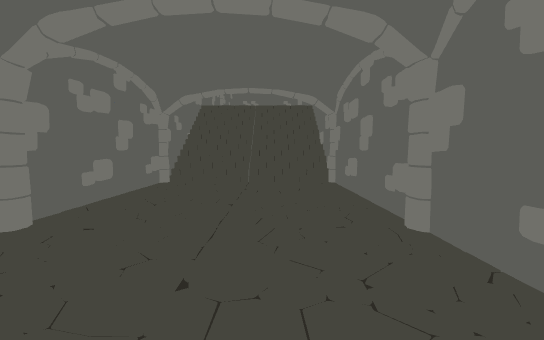
view 1 (above)

16 first-person views from a walk through a scene from a Unity 3-D project. The camera is 1.5 m above the floor, tilts 4° down and sees 85° across. Doors are open. The floor is counted in squares, 1 m on a side. Each view is taken from the middle of a square. On the plan, view 1 faces up. The plan holds only what a view shows up to about 15 squares ahead; the rest is blank. The place goes on beyond the plan.

view 2
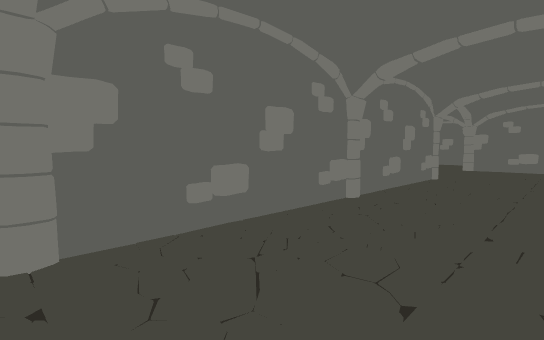

view 3
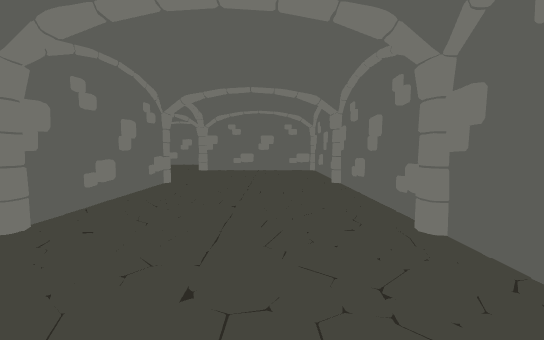

view 4
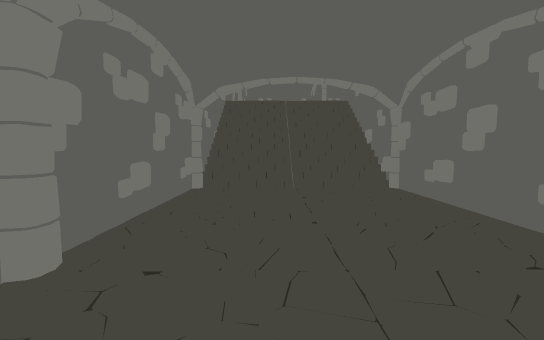

view 5
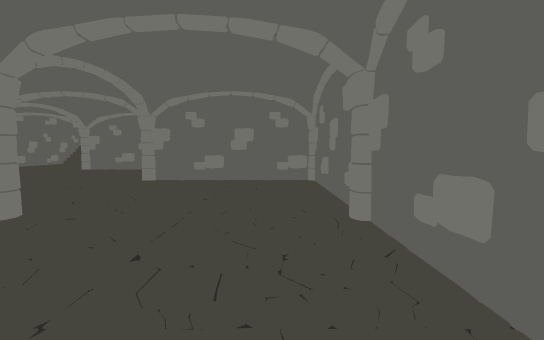

view 6
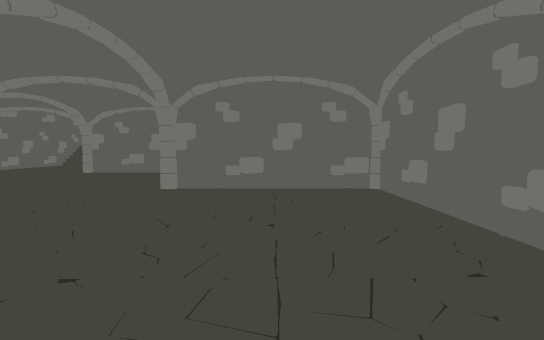

view 7
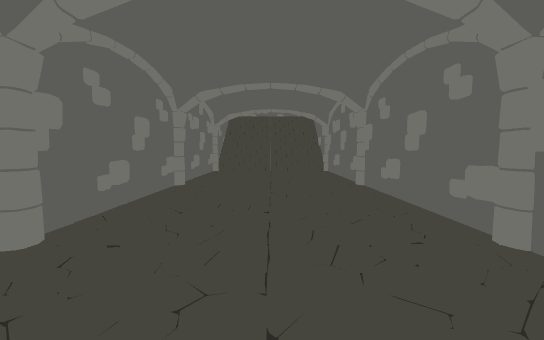

view 8
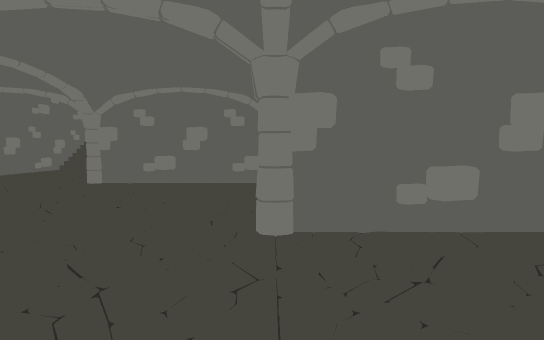

view 9
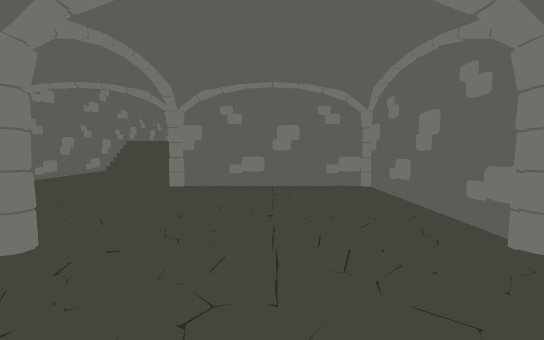

view 10
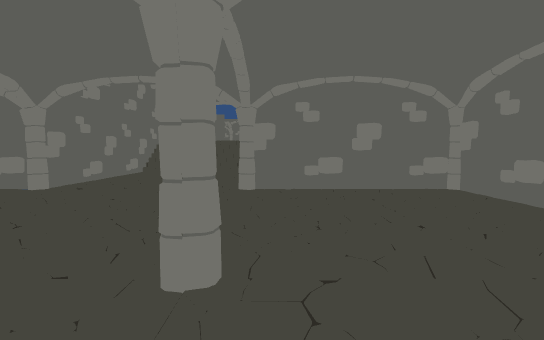

view 11
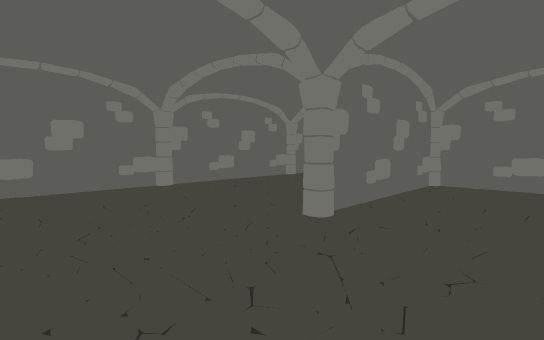

view 12
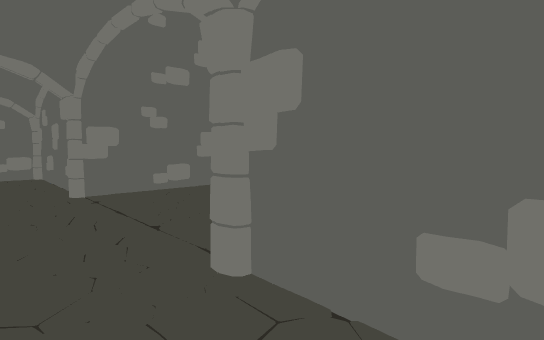

view 13
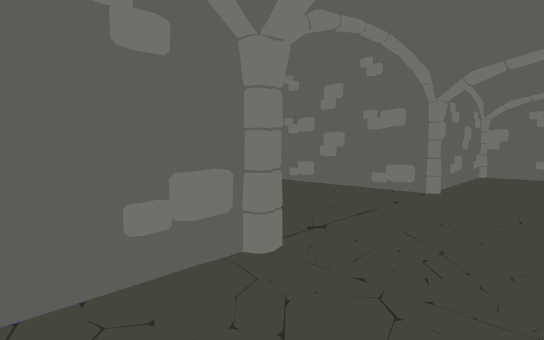

view 14
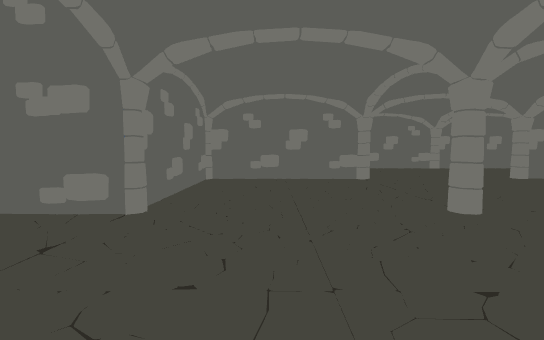

view 15
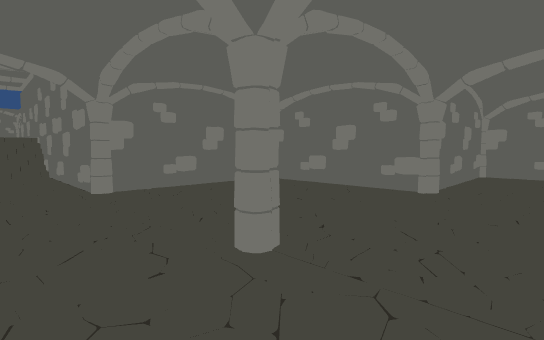

view 16
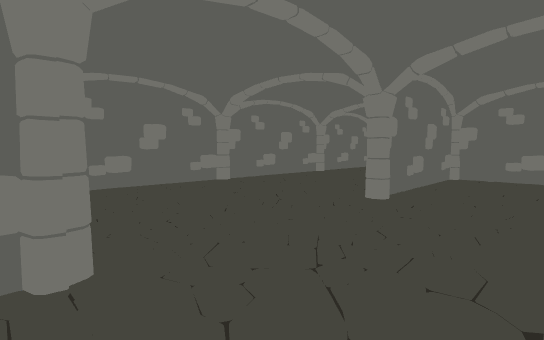

### Floor plan
Key: @ floor where view 1 was taken; # wall or solid block; . main floor; : floor 6.75 m higher than the main floor; / step, stairs or slope; D open door.
Columns run from 5 left of view 1 to 22 right of it. Each row starts with its distance up from view 1.
 16 #///////#
 15 #///////#
 14 #///////#
 13 #.......#
 12 #.......#
 11 #.......#
 10 #.......#
  9 #.......#
  8 #.......#
  7 #.......#
  6 #.......#
  5 #.......#
  4 #.......#
  3 #.......#
  2 #.......#
  1 #.......#
  0 #....@..#
 -1 #.......#
 -2 #.......####
 -3 #.......#...
 -4 #.......#...
 -5 #.......#....
 -6 #.......#....
 -7 #.......#...
 -8 #.......#...
 -9 #.......#....
-10 #DDDDDDD#....
-11 #....DDD#...
-12 #...........
-13 #............
-14 #............:
-15 #................  .
-16 #.................
-17 #..................
-18 ##..##..........#...
-19  ########...........
-20         #...........
-21         #...........
-22         #........... ::
-23         #................  .
-24         #.................
-25         #...................
-26         ##..##.##...........
-27          ########.......####
-28                 #.......#
-29                 #.......#

Positions as (right, up) in squares from view 1, and headings:
1: (0, 0), facing up
2: (-2, 6), facing down-right
3: (-2, 3), facing down
4: (-2, 2), facing up
5: (-3, -4), facing down
6: (-1, -7), facing down
7: (-1, -7), facing up
8: (3, -13), facing down
9: (7, -14), facing down
10: (10, -15), facing down
11: (7, -16), facing up-left
12: (8, -24), facing down-right
13: (22, -23), facing down-left
14: (18, -23), facing left
15: (14, -15), facing down-left
16: (7, -19), facing up-left
